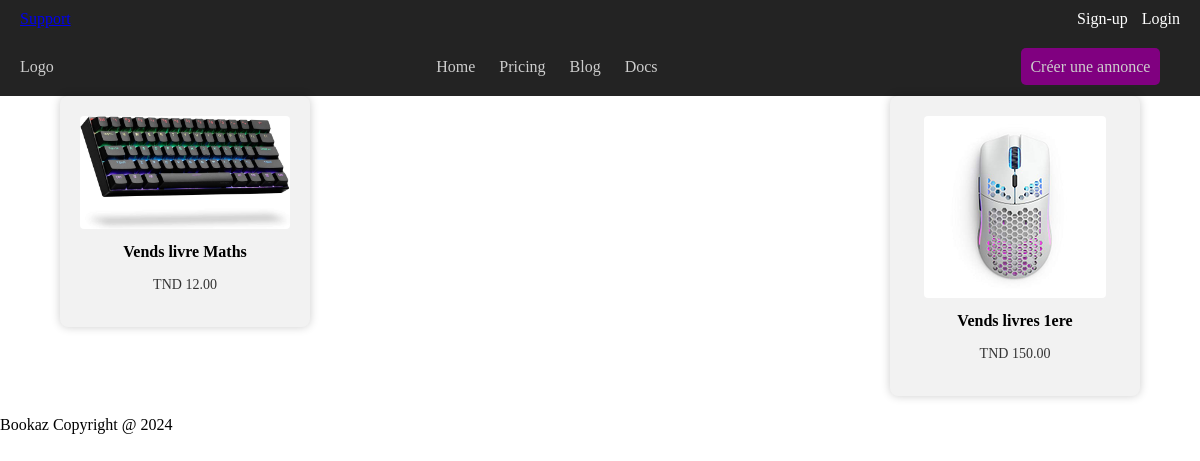
The app's page /, older data.
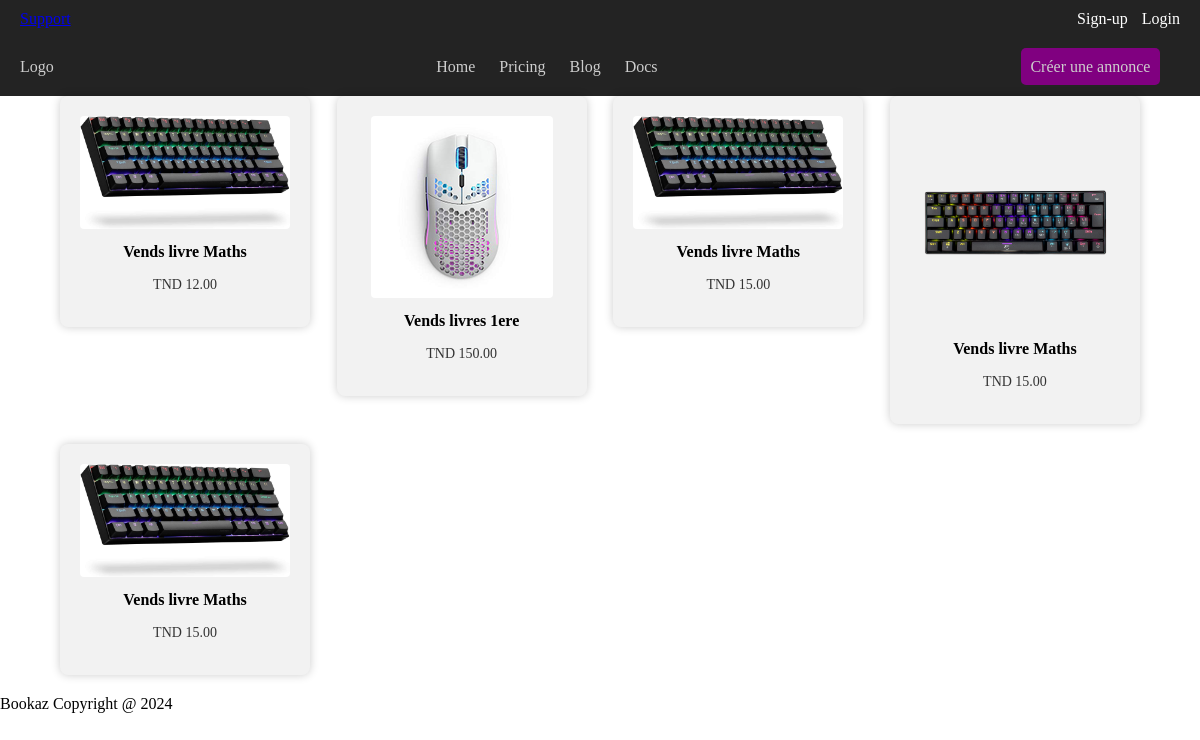
The same page, newer data.
### ads_system/models.py (models this page shows, shortened)
class ClassifiedAd(models.Model):
    user = models.ForeignKey(CustomUser, on_delete=models.CASCADE, null=True)
    ad_id = models.PositiveIntegerField(primary_key=True, default=generate_unique_id, unique=True)
    title = models.CharField(max_length=200)
    description = models.TextField()
    price = models.DecimalField(max_digits=10, decimal_places=2)
    image = models.ImageField()
    ad_type = models.CharField(max_length=10, choices=[('Unitaire', 'Unitaire'), ('Pack', 'Pack')], default='Unitaire')
    bundle_items = models.TextField(blank=True)

### ads_system/views.py (the view)
# urls.py: path('', views.home, name='home'),
def home(request):
    ads = ClassifiedAd.objects.all()
    return render(request, 'home.html', {"ads": ads})

### templates/home.html (shortened to what this page needs)
{% extends 'base.html' %}
{% block content %}
  <div class="ad-container">
    {% for ad in ads %}
      <a href="/ad?ad_id={{ ad.ad_id }}" class="ad-link">
        <div class="ad-item">
          <img src="{{ ad.image.url }}" alt="{{ ad.title }}">
          <h3>{{ ad.title }}</h3>
          <p class="ad-price">TND {{ ad.price }}</p>
        </div>
      </a>
    {% endfor %}
  </div>
{% endblock %}

### templates/base.html (shortened to what this page needs)
{% load static %}
<!DOCTYPE html>
<html lang="en">
<head>
</head>
<body>
    <nav class="top-navbar">
        <div class="top-navbar-left">
            {% if user.is_authenticated %}
                <a href="/support">Support</a>
                <a href="/myads">Mes annonces</a>
                <a href="/settings">Paramètres</a>
            {% else %}
                <a href="/support">Support</a>
            {% endif %}
        </div>
        <div class="top-navbar-right">
            {% if user.is_authenticated %}
                <a>{{user.first_name}} {{user.last_name}}</a>
                <a href="/logout">Logout</a>
            {% else %}
                <a href="/register">Sign-up</a>
                <a href="/login">Login</a>
            {% endif %}
        </div>
    </nav>
    <nav class="classified-ads-navbar">
        <div class="classified-ads-navbar-left">
            <ul>
                <li><a href="#">Logo</a></li>
            </ul>
        </div>
        <div class="classified-ads-navbar-center">
            <ul>
                <li><a href="/">Home</a></li>
                <li><a href="#pricing">Pricing</a></li>
                <li><a href="#blog">Blog</a></li>
                <li><a href="#docs">Docs</a></li>
            </ul>
        </div>
        <div class="classified-ads-navbar-right">
            <ul>
                <li><a href="/create_ad" class="highlighted">Créer une annonce</a></li>
            </ul>
        </div>
    </nav>
    <main>
        {% block content %}{% endblock %}
    </main>
    <footer>
        <a>Bookaz Copyright @ 2024</a>
    </footer>
</body>
</html>

### templates/home.html (style rules this page uses)
.ad-container { display: flex; flex-wrap: wrap; justify-content: space-between; max-width: 1080px; margin: 0 auto; }
.ad-link { text-decoration: none; color: inherit; width: calc(25% - 20px); margin-bottom: 20px; }
.ad-item { background-color: #f2f2f2; padding: 20px; box-sizing: border-box; text-align: center; border-radius: 8px; box-shadow: 0px 0px 10px rgba(0, 0, 0, 0.2); }
.ad-item img { max-width: 100%; height: auto; border-radius: 4px; }
.ad-item h3 { font-size: 16px; margin-top: 10px; }
.ad-price { font-size: 14px; color: #333; }

### templates/base.html (style rules this page uses)
body { margin: 0; }
.top-navbar { display: flex; justify-content: space-between; align-items: center; background: #232323; color: #cdcdcd; padding: 10px 20px; }
.top-navbar-left { display: flex; align-items: center; }
.top-navbar-left a { margin-right: 10px; }
.top-navbar-right a { color: #fff; text-decoration: none; margin-left: 10px; }
.classified-ads-navbar { background: #232323; color: #cdcdcd; padding: 20px; display: flex; justify-content: space-between; align-items: center; }
.classified-ads-navbar ul { list-style: none; padding: 0; margin: 0; }
.classified-ads-navbar li { display: inline; margin-right: 20px; }
.classified-ads-navbar a { color: #cdcdcd; text-decoration: none; }
.classified-ads-navbar-left { flex-grow: 1; }
.classified-ads-navbar-center { flex-grow: 2; text-align: center; }
.classified-ads-navbar-right { flex-grow: 1; text-align: right; }
.highlighted { background-color: purple; border-radius: 5px; padding: 3%; }

Row changes from the older to the newer data that the page shows:
added ClassifiedAd: image (picture), title "Vends livre Maths", price "15.00"
added ClassifiedAd: image (picture), title "Vends livre Maths", price "15.00"
added ClassifiedAd: image (picture), title "Vends livre Maths", price "15.00"
